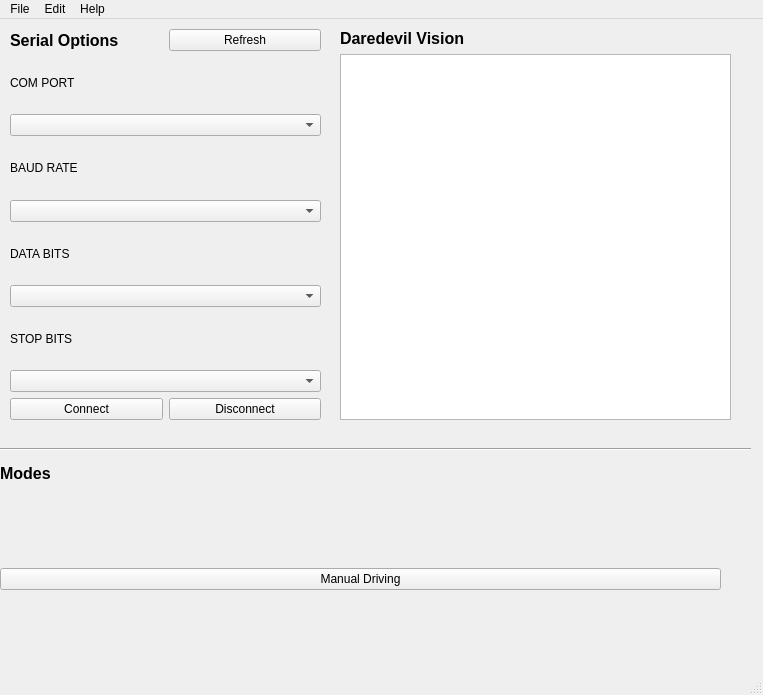
<?xml version="1.0" encoding="UTF-8"?>
<ui version="4.0">
 <class>mainwindow</class>
 <widget class="QMainWindow" name="mainwindow">
  <property name="geometry">
   <rect>
    <x>0</x>
    <y>0</y>
    <width>763</width>
    <height>695</height>
   </rect>
  </property>
  <property name="windowTitle">
   <string>mainwindow</string>
  </property>
  <property name="windowIcon">
   <iconset theme="QIcon::ThemeIcon::ApplicationExit"/>
  </property>
  <property name="autoFillBackground">
   <bool>false</bool>
  </property>
  <widget class="QWidget" name="centralwidget">
   <widget class="QWidget" name="verticalLayoutWidget">
    <property name="geometry">
     <rect>
      <x>10</x>
      <y>10</y>
      <width>311</width>
      <height>391</height>
     </rect>
    </property>
    <layout class="QVBoxLayout" name="verticalLayout">
     <item>
      <layout class="QHBoxLayout" name="horizontalLayout_2">
       <item>
        <widget class="QLabel" name="serialLbl">
         <property name="font">
          <font>
           <pointsize>12</pointsize>
           <bold>true</bold>
          </font>
         </property>
         <property name="text">
          <string>Serial Options</string>
         </property>
         <property name="alignment">
          <set>Qt::AlignmentFlag::AlignLeading|Qt::AlignmentFlag::AlignLeft|Qt::AlignmentFlag::AlignVCenter</set>
         </property>
        </widget>
       </item>
       <item>
        <widget class="QPushButton" name="refreshButton">
         <property name="text">
          <string>Refresh</string>
         </property>
         <property name="icon">
          <iconset theme="QIcon::ThemeIcon::SystemReboot"/>
         </property>
        </widget>
       </item>
      </layout>
     </item>
     <item>
      <widget class="QLabel" name="comPortLbl">
       <property name="text">
        <string>COM PORT</string>
       </property>
      </widget>
     </item>
     <item>
      <widget class="QComboBox" name="comPortBox"/>
     </item>
     <item>
      <widget class="QLabel" name="baudRateLbl">
       <property name="text">
        <string>BAUD RATE</string>
       </property>
      </widget>
     </item>
     <item>
      <widget class="QComboBox" name="baudBox"/>
     </item>
     <item>
      <widget class="QLabel" name="dataBitsLbl">
       <property name="text">
        <string>DATA BITS</string>
       </property>
      </widget>
     </item>
     <item>
      <widget class="QComboBox" name="dataBox"/>
     </item>
     <item>
      <widget class="QLabel" name="stopBitsLbl">
       <property name="text">
        <string>STOP BITS</string>
       </property>
      </widget>
     </item>
     <item>
      <widget class="QComboBox" name="stopBox"/>
     </item>
     <item>
      <layout class="QHBoxLayout" name="horizontalLayout">
       <item>
        <widget class="QPushButton" name="connectButton">
         <property name="text">
          <string>Connect</string>
         </property>
        </widget>
       </item>
       <item>
        <widget class="QPushButton" name="disconnectButton">
         <property name="text">
          <string>Disconnect</string>
         </property>
        </widget>
       </item>
      </layout>
     </item>
    </layout>
   </widget>
   <widget class="QWidget" name="verticalLayoutWidget_2">
    <property name="geometry">
     <rect>
      <x>340</x>
      <y>10</y>
      <width>391</width>
      <height>391</height>
     </rect>
    </property>
    <layout class="QVBoxLayout" name="verticalLayout_2">
     <item>
      <widget class="QLabel" name="daredevilLbl">
       <property name="font">
        <font>
         <pointsize>12</pointsize>
         <bold>true</bold>
        </font>
       </property>
       <property name="text">
        <string>Daredevil Vision</string>
       </property>
       <property name="alignment">
        <set>Qt::AlignmentFlag::AlignLeading|Qt::AlignmentFlag::AlignLeft|Qt::AlignmentFlag::AlignVCenter</set>
       </property>
      </widget>
     </item>
     <item>
      <widget class="QGraphicsView" name="daredevilView"/>
     </item>
    </layout>
   </widget>
   <widget class="Line" name="line">
    <property name="geometry">
     <rect>
      <x>0</x>
      <y>420</y>
      <width>751</width>
      <height>21</height>
     </rect>
    </property>
    <property name="orientation">
     <enum>Qt::Orientation::Horizontal</enum>
    </property>
   </widget>
   <widget class="QWidget" name="verticalLayoutWidget_3">
    <property name="geometry">
     <rect>
      <x>0</x>
      <y>439</y>
      <width>721</width>
      <height>31</height>
     </rect>
    </property>
    <layout class="QVBoxLayout" name="verticalLayout_3">
     <item>
      <widget class="QLabel" name="daredevilLbl_2">
       <property name="font">
        <font>
         <pointsize>12</pointsize>
         <bold>true</bold>
        </font>
       </property>
       <property name="text">
        <string>Modes</string>
       </property>
       <property name="alignment">
        <set>Qt::AlignmentFlag::AlignLeading|Qt::AlignmentFlag::AlignLeft|Qt::AlignmentFlag::AlignVCenter</set>
       </property>
      </widget>
     </item>
    </layout>
   </widget>
   <widget class="QWidget" name="verticalLayoutWidget_4">
    <property name="geometry">
     <rect>
      <x>0</x>
      <y>480</y>
      <width>721</width>
      <height>161</height>
     </rect>
    </property>
    <layout class="QVBoxLayout" name="verticalLayout_4">
     <property name="spacing">
      <number>1</number>
     </property>
     <item>
      <widget class="QPushButton" name="manualButton">
       <property name="text">
        <string>Manual Driving</string>
       </property>
      </widget>
     </item>
    </layout>
   </widget>
  </widget>
  <widget class="QMenuBar" name="menubar">
   <property name="geometry">
    <rect>
     <x>0</x>
     <y>0</y>
     <width>763</width>
     <height>26</height>
    </rect>
   </property>
   <widget class="QMenu" name="menuFile">
    <property name="title">
     <string>File</string>
    </property>
    <addaction name="actionSave_Vision_Output"/>
   </widget>
   <widget class="QMenu" name="menuEdit">
    <property name="title">
     <string>Edit</string>
    </property>
    <addaction name="actionPreferences"/>
   </widget>
   <widget class="QMenu" name="menuHelp">
    <property name="title">
     <string>Help</string>
    </property>
    <addaction name="actionAbout"/>
   </widget>
   <addaction name="menuFile"/>
   <addaction name="menuEdit"/>
   <addaction name="menuHelp"/>
  </widget>
  <widget class="QStatusBar" name="statusbar"/>
  <action name="actionSave_Vision_Output">
   <property name="text">
    <string>Save Vision Output</string>
   </property>
  </action>
  <action name="actionPreferences">
   <property name="text">
    <string>Preferences</string>
   </property>
  </action>
  <action name="actionAbout">
   <property name="text">
    <string>About</string>
   </property>
  </action>
 </widget>
 <resources/>
 <connections/>
</ui>
